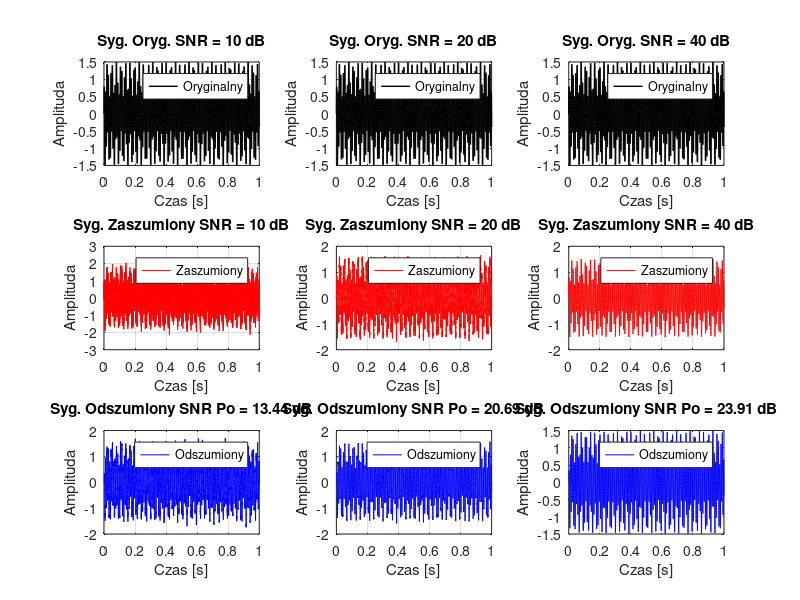
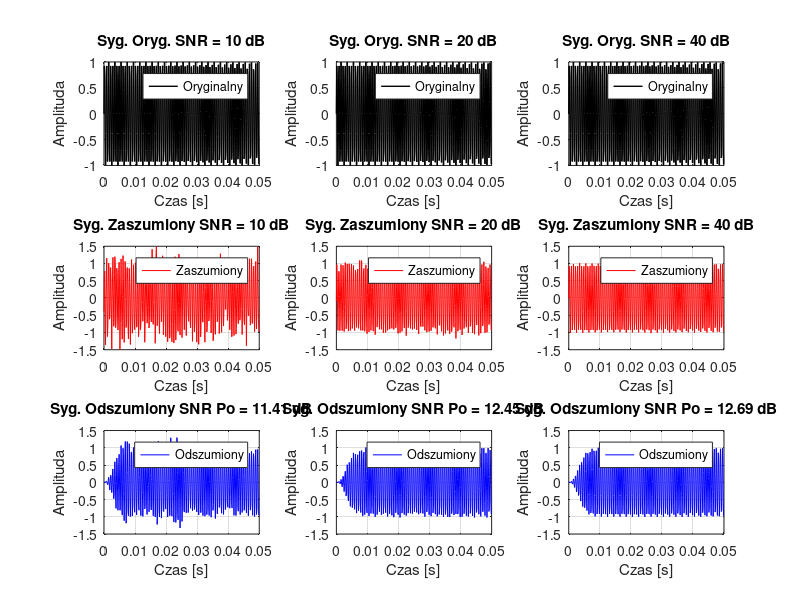

MATLAB code to generate these figures, in order: (Note: this script raises an error after producing the figures.)
clear;
close all;

% Parametry
fs = 8000;
t = 0:1/fs:1-1/fs;
SNRs = [10, 20, 40];
M  = 48;
mi = 0.008;

%% 1. SYGNAŁ HARMONICZNY
A1 = -0.5; f1 = 34.2;
A2 = 1.0;  f2 = 115.5;
dref = A1 * sin(2*pi*f1*t) + A2 * sin(2*pi*f2*t);

figure;
for i = 1:length(SNRs)
    SNR = SNRs(i);
    d = awgn(dref, SNR, 'measured');
    x = [d(1), d(1:end-1)];

    y = zeros(size(d));
    e = zeros(size(d));
    bx = zeros(M,1);
    h = zeros(M,1);

    for n = 1:length(x)
        bx = [x(n); bx(1:M-1)];
        y(n) = h' * bx;
        e(n) = d(n) - y(n);
        h = h + mi * e(n) * bx;
    end

    % Oblicz SNR po odszumieniu
    sygnal = mean(dref.^2);
    szum = mean((dref - y).^2);
    SNR_post = 10 * log10(sygnal / szum);

    % Subplot dla SNR harmonicznego sygnału
    subplot(3, 3, i); 
    plot(t, dref, 'k', 'LineWidth', 1); 
    title(['Syg. Oryg. SNR = ', num2str(SNR), ' dB']);
    xlabel('Czas [s]');
    ylabel('Amplituda');
    grid on;
    legend('Oryginalny');

    subplot(3, 3, i+3); 
    plot(t, d, 'r'); 
    title(['Syg. Zaszumiony SNR = ', num2str(SNR), ' dB']);
    xlabel('Czas [s]');
    ylabel('Amplituda');
    grid on;
    legend('Zaszumiony');

    subplot(3, 3, i+6); 
    plot(t, y, 'b'); 
    title(['Syg. Odszumiony SNR Po = ', num2str(SNR_post, '%.2f'), ' dB']);
    xlabel('Czas [s]');
    ylabel('Amplituda');
    grid on;
    legend('Odszumiony');
end

%% 2. SFM (ograniczone do 50 ms)
fc = 1000;
df = 500;
fm = 0.25;
dref = sin(2*pi*fc*t + (df/fm)*sin(2*pi*fm*t));

Nvis = round(0.05 * fs);  % 50 ms = 400 próbek
tt = t(1:Nvis);

figure;
for i = 1:length(SNRs)
    SNR = SNRs(i);
    d = awgn(dref, SNR, 'measured');
    x = [d(1), d(1:end-1)];

    y = zeros(size(d));
    e = zeros(size(d));
    bx = zeros(M,1);
    h = zeros(M,1);

    for n = 1:length(x)
        bx = [x(n); bx(1:M-1)];
        y(n) = h' * bx;
        e(n) = d(n) - y(n);
        h = h + mi * e(n) * bx;
    end

    % Oblicz SNR po odszumieniu
    sygnal = mean(dref(1:Nvis).^2);
    szum = mean((dref(1:Nvis) - y(1:Nvis)).^2);
    SNR_post = 10 * log10(sygnal / szum);

    % Subplot dla SFM
    subplot(3, 3, i); 
    plot(tt, dref(1:Nvis), 'k', 'LineWidth', 1); 
    title(['Syg. Oryg. SNR = ', num2str(SNR), ' dB']);
    xlabel('Czas [s]');
    ylabel('Amplituda');
    grid on;
    legend('Oryginalny');

    subplot(3, 3, i+3); 
    plot(tt, d(1:Nvis), 'r'); 
    title(['Syg. Zaszumiony SNR = ', num2str(SNR), ' dB']);
    xlabel('Czas [s]');
    ylabel('Amplituda');
    grid on;
    legend('Zaszumiony');

    subplot(3, 3, i+6); 
    plot(tt, y(1:Nvis), 'b'); 
    title(['Syg. Odszumiony SNR Po = ', num2str(SNR_post, '%.2f'), ' dB']);
    xlabel('Czas [s]');
    ylabel('Amplituda');
    grid on;
    legend('Odszumiony');
end


%% 3. NAGRANIE AUDIO
[audio, fs] = audioread('alfaromeo164.wav');
if size(audio,2) > 1
    audio = audio(:,1); 
end
audio = audio(1:min(end, fs)); % Przytnij do 1 sekundy
t = (0:length(audio)-1)/fs;
dref = audio(:)';

figure;
for i = 1:length(SNRs)
    SNR = SNRs(i);
    d = awgn(dref, SNR, 'measured');
    x = [d(1), d(1:end-1)];

    y = zeros(size(d));
    e = zeros(size(d));
    bx = zeros(M,1);
    h = zeros(M,1);

    for n = 1:length(x)
        bx = [x(n); bx(1:M-1)];
        y(n) = h' * bx;
        e(n) = d(n) - y(n);
        h = h + mi * e(n) * bx;
    end

    % Oblicz SNR po odszumieniu
    sygnal = mean(dref.^2);
    szum = mean((dref - y).^2);
    SNR_post = 10 * log10(sygnal / szum);

    % Subplot dla audio
    subplot(3, 3, i); 
    plot(t, dref(1:min(end, fs)), 'k', 'LineWidth', 1); 
    title(['Syg. Oryg. SNR = ', num2str(SNR), ' dB']);
    xlabel('Czas [s]');
    ylabel('Amplituda');
    grid on;
    legend('Oryginalny');

    subplot(3, 3, i+3); 
    plot(t, d(1:min(end, fs)), 'r'); 
    title(['Syg. Zaszumiony SNR = ', num2str(SNR), ' dB']);
    xlabel('Czas [s]');
    ylabel('Amplituda');
    grid on;
    legend('Zaszumiony');

    subplot(3, 3, i+6); 
    plot(t, y(1:min(end, fs)), 'b'); 
    title(['Syg. Odszumiony SNR Po = ', num2str(SNR_post, '%.2f'), ' dB']);
    xlabel('Czas [s]');
    ylabel('Amplituda');
    grid on;
    legend('Odszumiony');
end
